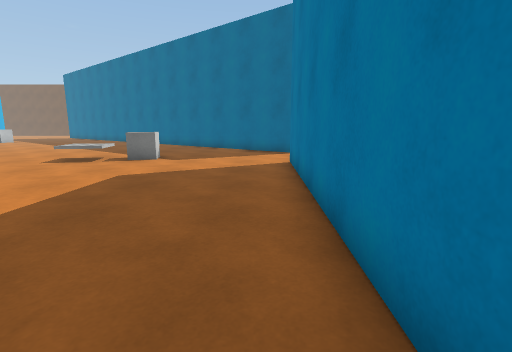
[1] (above)

22 first-person views from a walk through a 3-D level made in the Unity game engine. The camera is 1.2 m above the floor, tilts 10° down and sees 85° across. The floor is counted in squares, 1 m on a side. Each view is taken from the middle of a square. On the plan, view 1 faces up. The plan holds only what a view shows up to about 13 squares ahead; the rest is blank. The place goes on beyond the plan. The player character is not drawn. Surface patterns are stand-ins for the level's own textures.

[2]
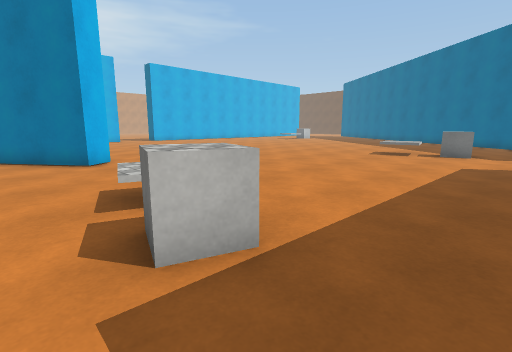

[3]
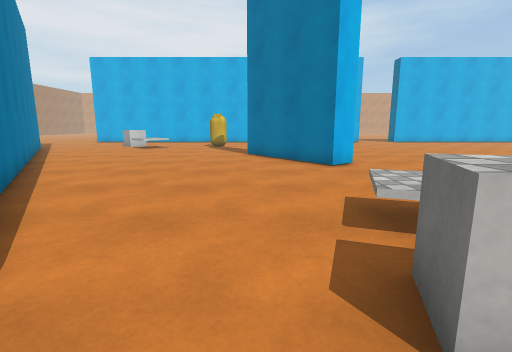

[4]
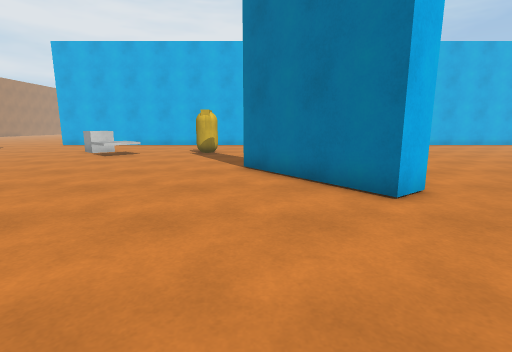

[5]
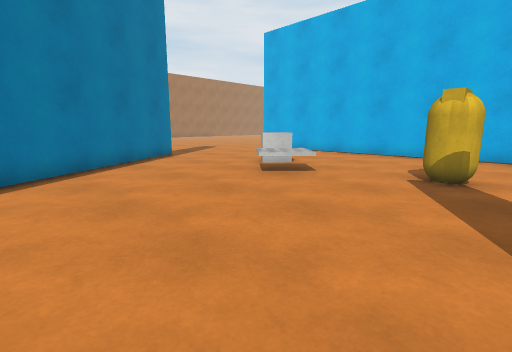

[6]
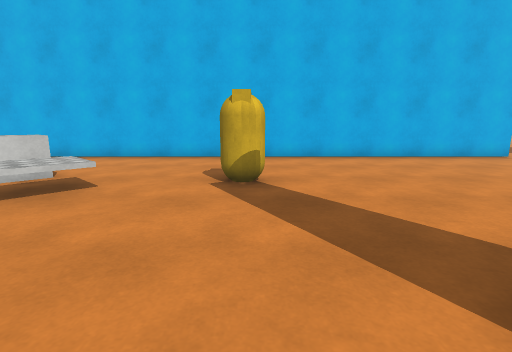

[7]
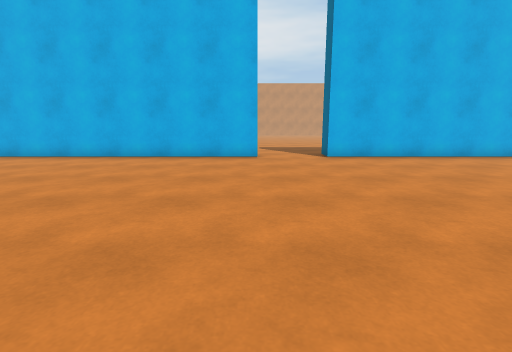

[8]
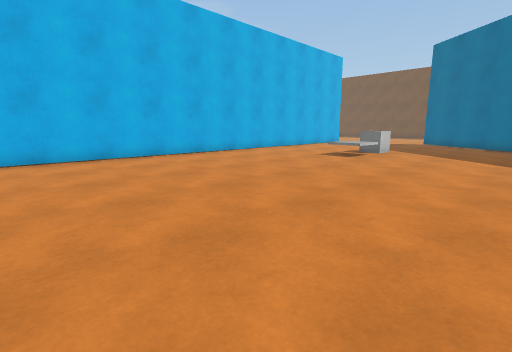

[9]
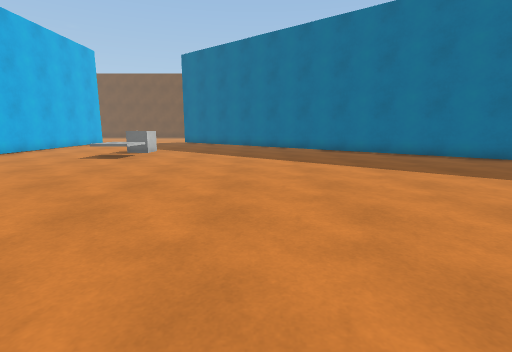

[10]
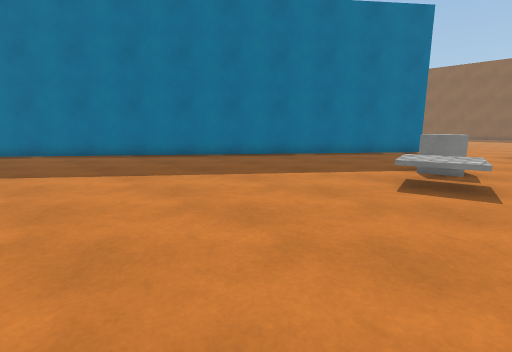

[11]
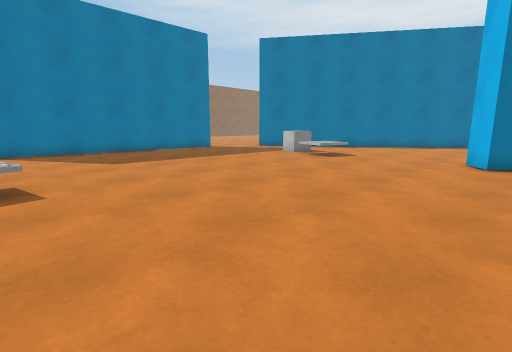

[12]
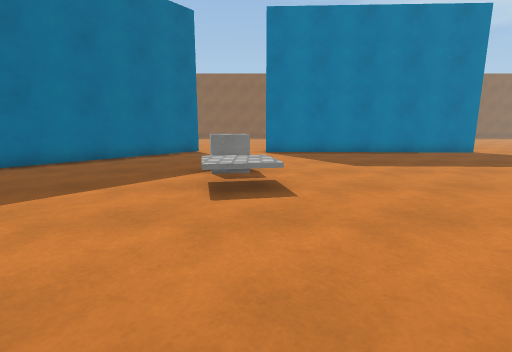

[13]
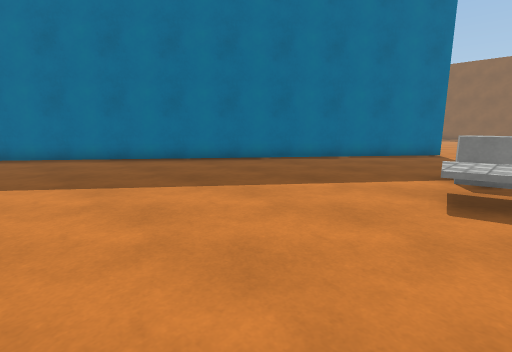

[14]
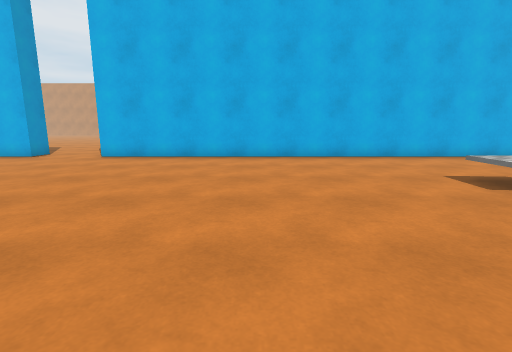

[15]
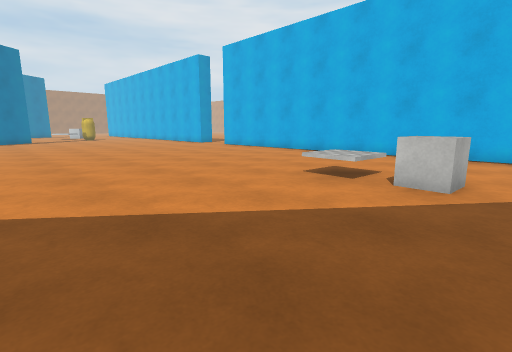

[16]
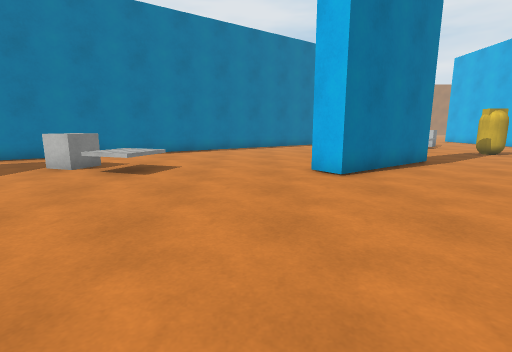

[17]
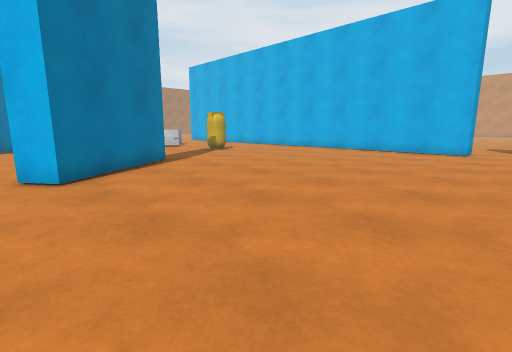

[18]
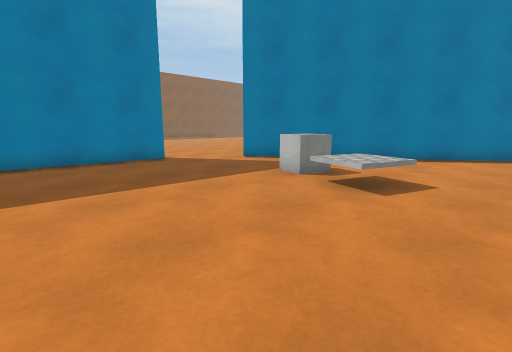

[19]
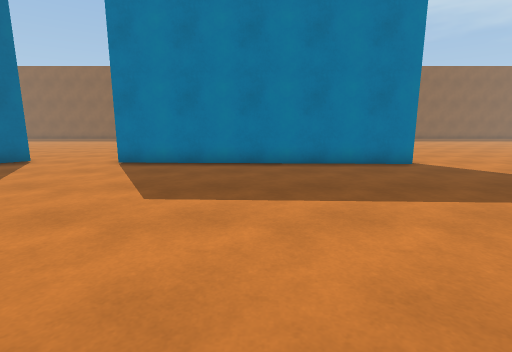

[20]
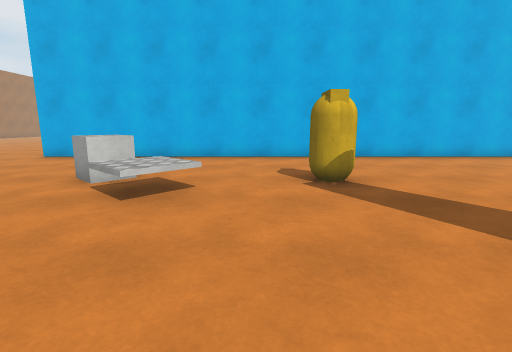

[21]
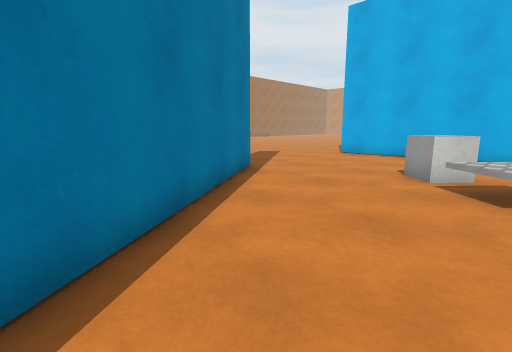

[22]
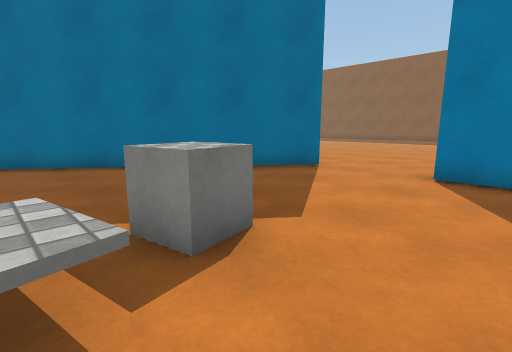

### Floor plan
Points are (right, up) in squares from view 1. A wall is a line through its corners. A room is listed if a view was taken in it or the views show most of it. See-through windows are left out.
Room 1 (views 1, 2, 3, 4, 5, 6, 7, 8, 9, 10, 11, 12, 13, 14, 15, 16, 17, 18, 19, 20, 21, 22)
walls: (-15.9, -2.6) (-12.1, 0.2) (-11.5, -0.6) (-15.3, -3.4); (-25.1, 5.1) (-25.1, -15.5); (0.8, 0) (1.2, 9.6); (1.6, 12.8) (-12, 23.6); (-25.1, 23.5) (-25.1, 7.9); (-19.2, -15.4) (-0.7, -2.6)
ways out: opening at (-25.5, 6.5); opening at (0, -1.5); opening at (2.3, 11)
objects: other object (-21, -11) to (-20, -10); other object (-21, -6) to (-20, -5); other object (-20, 21) to (-19, 22); other object (-5, -2) to (-4, -1); other object (-5, 10) to (-4, 11)

Positions as (right, up) in squares from view 1, and headings:
1: (0, 0), facing up
2: (-2, -3), facing up-left
3: (-3, -3), facing left
4: (-7, -3), facing left
5: (-13, -4), facing down-left
6: (-14, -5), facing left
7: (-14, 5), facing left
8: (-14, 8), facing up-left
9: (-14, 8), facing up
10: (-13, 9), facing up-right
11: (-13, 10), facing down-right
12: (-12, 10), facing right
13: (-12, 10), facing up-right
14: (-14, 14), facing left
15: (-13, 23), facing down-left
16: (-10, 7), facing down
17: (-11, 7), facing down-left
18: (-9, 5), facing down-right
19: (-8, 5), facing right
20: (-14, -7), facing left
21: (-13, -9), facing down-left
22: (-6, 8), facing up-right
